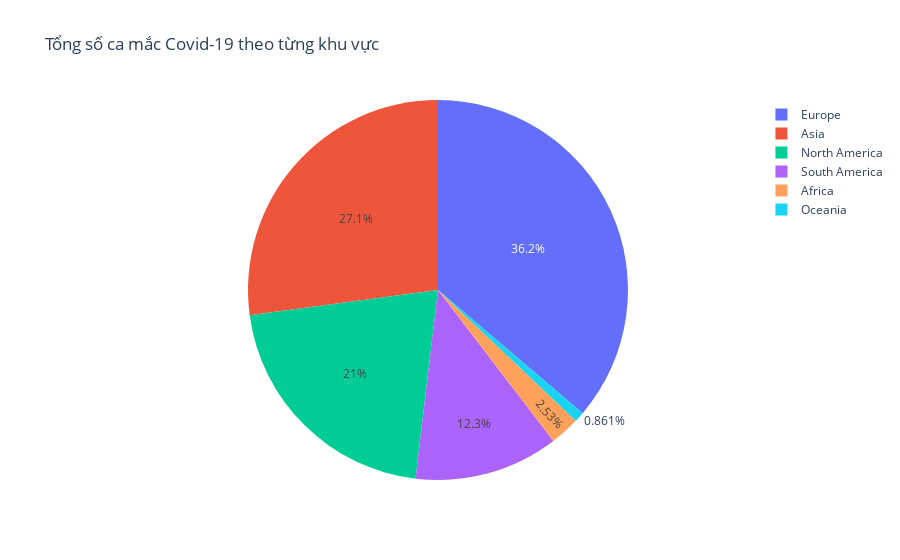

Notebook code cell kept with this figure:
### Code cell
#plot_bar(covid_continent, "TotalCases", "Continent", "Tổng số ca mắc Covid-19 theo từng khu vực")
plot_pie(covid_continent,"TotalCases", "Continent", "Tổng số ca mắc Covid-19 theo từng khu vực")

### Figure 1 — Plotly figure (JSON) as saved in the notebook; plotly's stock layout.template omitted (floating-point values rounded to 4 significant figures)
{"data": [{"domain": {"x": [0, 1], "y": [0, 1]}, "hovertemplate": "Continent=%{label}<br>TotalCases=%{value}<extra></extra>", "labels": ["Africa", "Asia", "Europe", "North America", "Oceania", "South America"], "legendgroup": "", "name": "", "showlegend": true, "type": "pie", "values": [11272358, 120758420, 161250675, 93398426, 3831683, 54622339]}], "layout": {"autosize": true, "legend": {"tracegroupgap": 0}, "title": {"text": "Tổng số ca mắc Covid-19 theo từng khu vực"}}}
